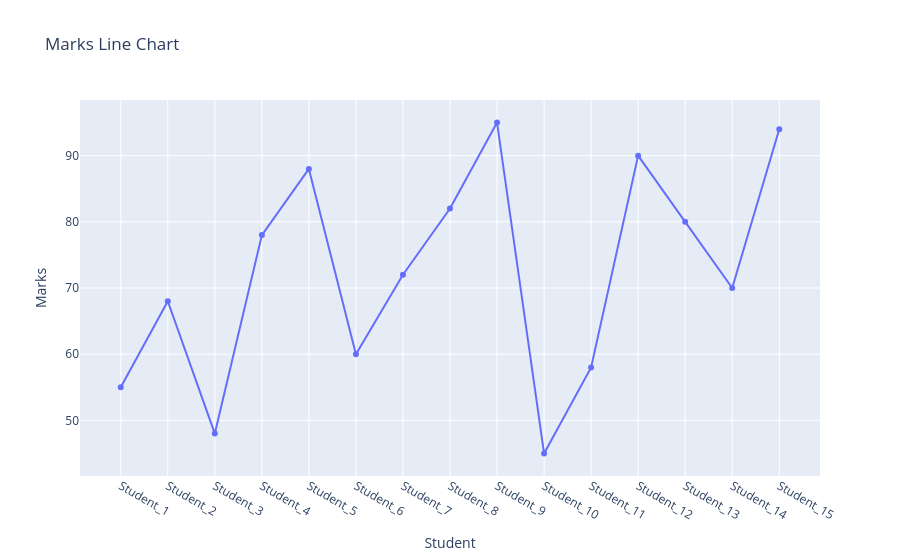

Source (notebook cell):
### Code cell
# Line chart
fig = px.line(df, x="Student", y="Marks",
              markers=True,title="Marks Line Chart")
fig.show()

### Figure 1 — Plotly figure (JSON) as saved in the notebook; plotly's stock layout.template omitted (floating-point values rounded to 4 significant figures)
{"data": [{"hovertemplate": "Student=%{x}<br>Marks=%{y}<extra></extra>", "legendgroup": "", "line": {"color": "#636efa", "dash": "solid"}, "marker": {"symbol": "circle"}, "mode": "lines+markers", "name": "", "orientation": "v", "showlegend": false, "type": "scatter", "x": ["Student_1", "Student_2", "Student_3", "Student_4", "Student_5", "Student_6", "Student_7", "Student_8", "Student_9", "Student_10", "Student_11", "Student_12", "Student_13", "Student_14", "Student_15"], "xaxis": "x", "y": [55, 68, 48, 78, 88, 60, 72, 82, 95, 45, 58, 90, 80, 70, 94], "yaxis": "y"}], "layout": {"legend": {"tracegroupgap": 0}, "title": {"text": "Marks Line Chart"}, "xaxis": {"anchor": "y", "domain": [0, 1], "title": {"text": "Student"}}, "yaxis": {"anchor": "x", "domain": [0, 1], "title": {"text": "Marks"}}}}
